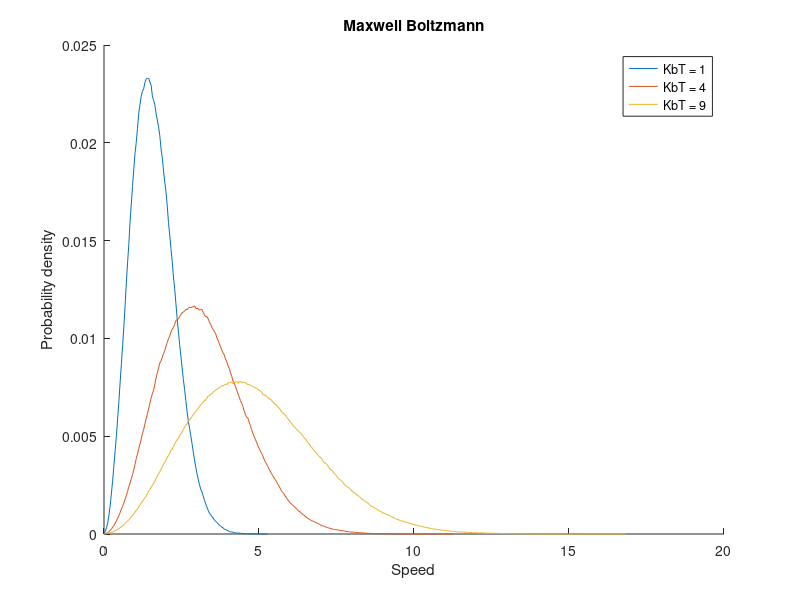

Write MATLAB code to recreate this figure.
clear all, close all, clc

x1 = importdata('xAxis.dat');
y1 = importdata('yAxis.dat');
y1 = y1/sum(y1);
x2 = importdata('xAxis4.dat');
y2 = importdata('yAxis4.dat');
y2 = y2/sum(y2);

x3 = importdata('xAxis5.dat');
y3 = importdata('yAxis5.dat');
y3 = y3/sum(y3);

hold on
plot(x1, y1);
plot(x2, y2);
plot(x3, y3);

xlabel('Speed');
ylabel('Probability density');
title('Maxwell Boltzmann');
legend('KbT = 1' , 'KbT = 4', 'KbT = 9');